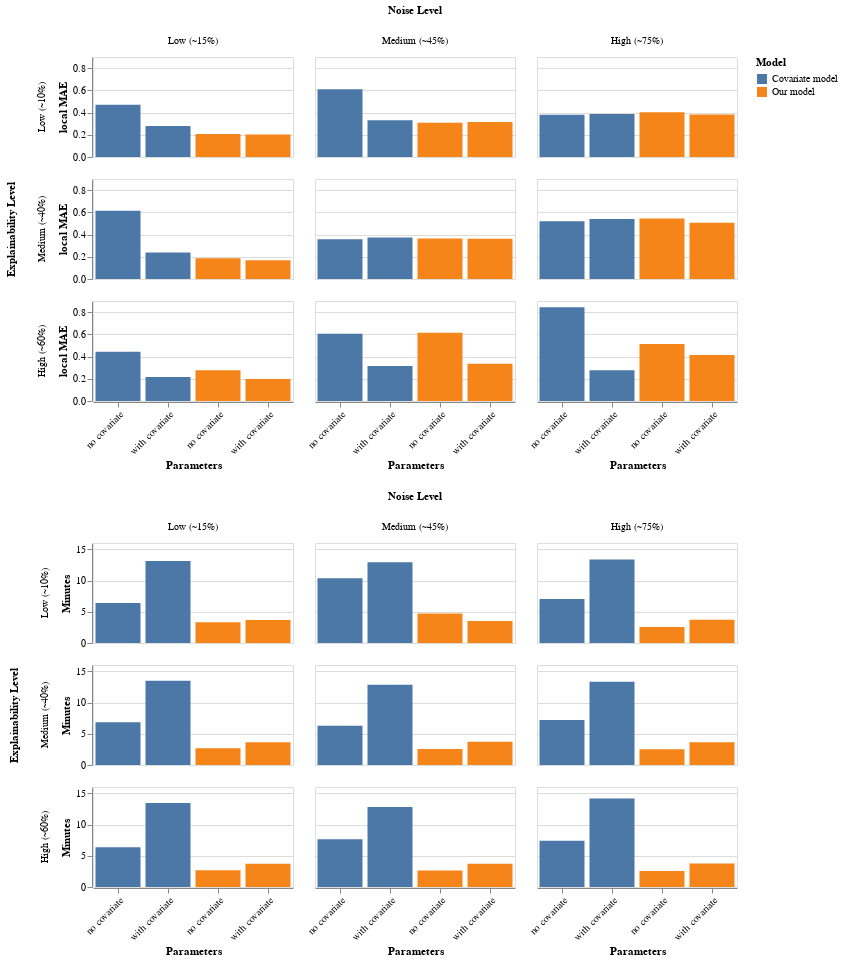

This figure's notebook cell:
### Code cell
plots = []
relabel = ""
for idx, param in zip(df["Partial Index"], df["Parameters"]):
    relabel += f"datum.label == {idx} ? '{param}' :"
relabel += "'NA'"
for field in ["local MAE", "local MSE", "global MAE", "global MSE", "Minutes"]:
    plots.append(alt.Chart(df).mark_bar().encode(
        x = alt.X(
            field="Partial Index",
            type="nominal",
            title="Parameters",
            axis=alt.Axis(labelExpr=relabel, labelAngle=-45),
            sort=alt.Sort(field="Index"),
        ),
        y = alt.Y(field=f"{field}", type="quantitative"),
        color = alt.Column(field="Model", sort=alt.Sort(field="Index")),
    ).properties(
        width=200,
        height=100,
    ).facet(
        row=alt.Row(field="Explainability Level", sort=alt.Sort(field="Index")),
        column=alt.Column(field="Noise Level", sort=alt.Sort(field="Index")),
    ))
plots[0] & plots[4]
